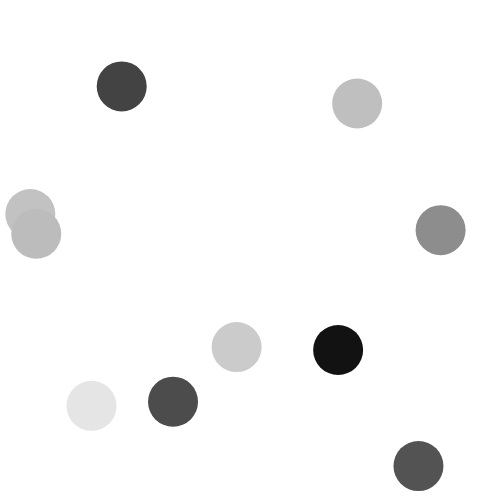
Frame 1 (no input)
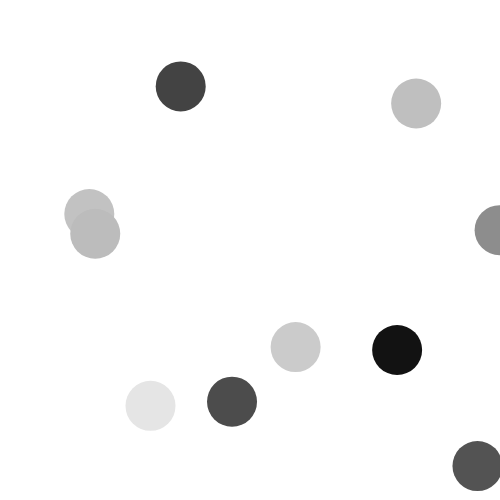
Frame 60 (no input)
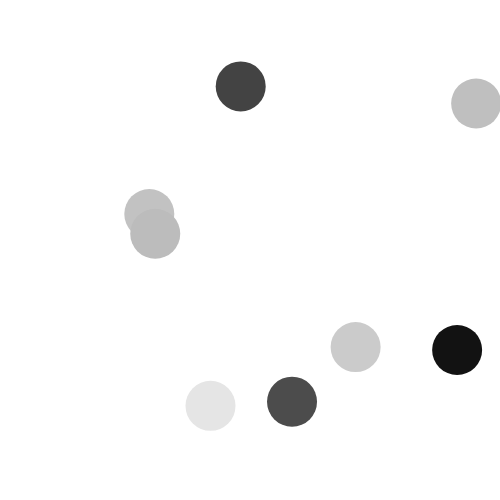
Frame 120 (the mouse pressed at the canvas centre since frame 60)

The p5.js sketch that drew these frames (run headless with seeded random() and noise() and a simulated clock; from frame 60 on, the mouse is pressed at the canvas centre):

// p5.js sketch
// ── sketch.js
var circles = [];

function setup() {
	createCanvas(500, 500);
	noStroke();

	for (i = 0; i < 10; i++) {
		append(circles, 
			{ x: random(0, 500),
				y: random(0, 500),
				circleColor: color(random(0, 255))
			}
		);
	}

	for (i = 0; i < circles.length; i++) {
		console.log(red(circles[i].circleColor));
	}
}

function draw() {
	background(255);
	for (i = 0; i < circles.length; i++) {
		fill(circles[i].circleColor);
		ellipse(circles[i].x, circles[i].y, 50, 50);

		circles[i].x += 1;
	}
}
